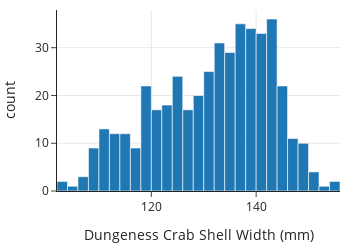

Write notebook code for a chart like this one.
### Code cell
px.histogram(crabs, x='shell', nbins=50,
             labels=dict(shell='Dungeness Crab Shell Width (mm)'),
             width=350, height=250)

### Figure 1 — Plotly figure (JSON) as saved in the notebook; plotly's stock layout.template omitted (floating-point values rounded to 4 significant figures; data arrays with more than 128 entries replaced by an {"elided": "..."} marker saying what was removed)
{"data": [{"alignmentgroup": "True", "bingroup": "x", "hovertemplate": "Dungeness Crab Shell Width (mm)=%{x}<br>count=%{y}<extra></extra>", "legendgroup": "", "marker": {"color": "#1F77B4", "pattern": {"shape": ""}}, "name": "", "nbinsx": 50, "offsetgroup": "", "orientation": "v", "showlegend": false, "type": "histogram", "x": {"elided": "452 float values"}, "xaxis": "x", "yaxis": "y"}], "layout": {"barmode": "relative", "height": 250, "legend": {"tracegroupgap": 0}, "width": 350, "xaxis": {"anchor": "y", "domain": [0, 1], "title": {"text": "Dungeness Crab Shell Width (mm)"}}, "yaxis": {"anchor": "x", "domain": [0, 1], "title": {"text": "count"}}}}
